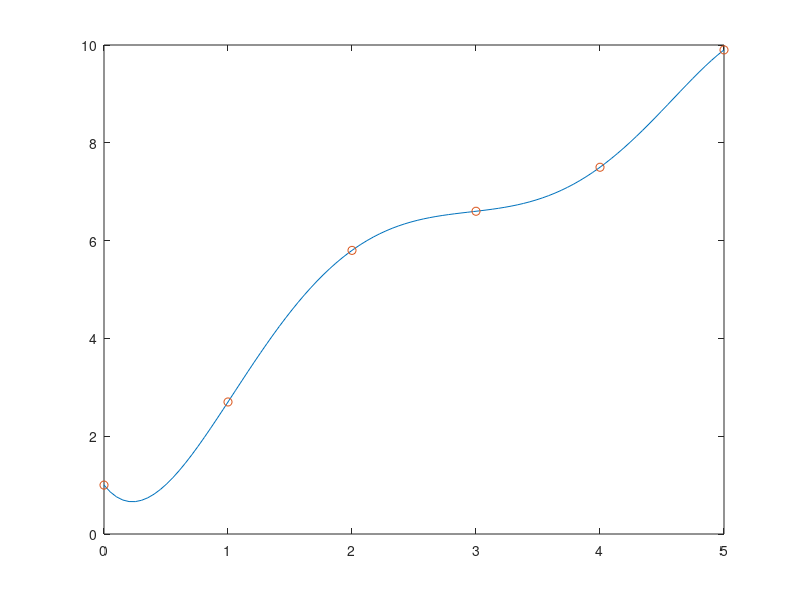

This chart was generated by the following MATLAB code:
close all
clear all

t=[0   1   2   3   4   5];
y=[1 2.7 5.8 6.6 7.5 9.9];

for n=0:5
    
   [p,S]=polyfit(t,y,n) 
    
   px=linspace(0,5);
   py=polyval(p,linspace(0,5));
   figure(1),plot(px,py,t,y,'o')
end